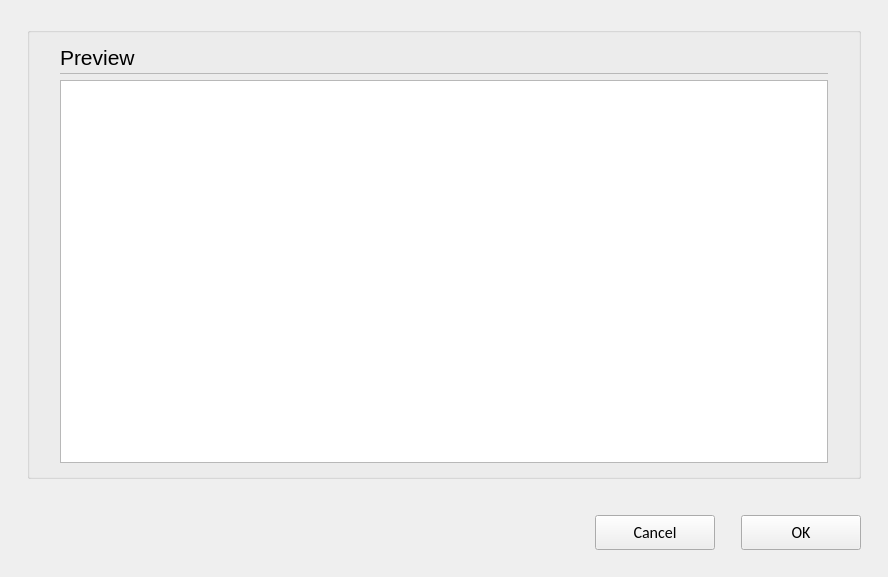
<?xml version="1.0" encoding="UTF-8"?>
<ui version="4.0">
 <class>C_SyvUpParamSetFileAddPopUp</class>
 <widget class="QWidget" name="C_SyvUpParamSetFileAddPopUp">
  <property name="geometry">
   <rect>
    <x>0</x>
    <y>0</y>
    <width>888</width>
    <height>577</height>
   </rect>
  </property>
  <property name="windowTitle">
   <string>C_SyvUpParamSetFileAddPopUp</string>
  </property>
  <layout class="QVBoxLayout" name="verticalLayout">
   <property name="leftMargin">
    <number>27</number>
   </property>
   <property name="topMargin">
    <number>27</number>
   </property>
   <property name="rightMargin">
    <number>27</number>
   </property>
   <property name="bottomMargin">
    <number>0</number>
   </property>
   <item>
    <widget class="stw_opensyde_gui_elements::C_OgeGbx" name="pc_GroupBoxGeneral_5">
     <property name="title">
      <string/>
     </property>
     <layout class="QVBoxLayout" name="verticalLayout_6">
      <property name="spacing">
       <number>0</number>
      </property>
      <property name="leftMargin">
       <number>30</number>
      </property>
      <property name="rightMargin">
       <number>30</number>
      </property>
      <property name="bottomMargin">
       <number>13</number>
      </property>
      <item>
       <layout class="QHBoxLayout" name="horizontalLayout_7" stretch="0,1">
        <property name="spacing">
         <number>6</number>
        </property>
        <item>
         <widget class="stw_opensyde_gui_elements::C_OgeLabHeadingGroupBold" name="pc_LabelHeadingPreview">
          <property name="minimumSize">
           <size>
            <width>0</width>
            <height>30</height>
           </size>
          </property>
          <property name="maximumSize">
           <size>
            <width>16777215</width>
            <height>30</height>
           </size>
          </property>
          <property name="font">
           <font>
            <family>Segoe UI</family>
            <pointsize>16</pointsize>
           </font>
          </property>
          <property name="text">
           <string>Preview</string>
          </property>
         </widget>
        </item>
        <item>
         <spacer name="horizontalSpacer_10">
          <property name="orientation">
           <enum>Qt::Horizontal</enum>
          </property>
          <property name="sizeHint" stdset="0">
           <size>
            <width>40</width>
            <height>1</height>
           </size>
          </property>
         </spacer>
        </item>
       </layout>
      </item>
      <item>
       <layout class="QHBoxLayout" name="horizontalLayout_20" stretch="0">
        <property name="spacing">
         <number>0</number>
        </property>
        <property name="topMargin">
         <number>1</number>
        </property>
        <property name="rightMargin">
         <number>0</number>
        </property>
        <property name="bottomMargin">
         <number>0</number>
        </property>
        <item>
         <widget class="stw_opensyde_gui_elements::C_OgeFrameSeparator" name="pc_Frame_3">
          <property name="minimumSize">
           <size>
            <width>0</width>
            <height>1</height>
           </size>
          </property>
          <property name="maximumSize">
           <size>
            <width>16777215</width>
            <height>1</height>
           </size>
          </property>
          <property name="frameShape">
           <enum>QFrame::StyledPanel</enum>
          </property>
          <property name="frameShadow">
           <enum>QFrame::Raised</enum>
          </property>
         </widget>
        </item>
       </layout>
      </item>
      <item>
       <spacer name="verticalSpacer_6">
        <property name="orientation">
         <enum>Qt::Vertical</enum>
        </property>
        <property name="sizeType">
         <enum>QSizePolicy::Fixed</enum>
        </property>
        <property name="sizeHint" stdset="0">
         <size>
          <width>6</width>
          <height>6</height>
         </size>
        </property>
       </spacer>
      </item>
      <item>
       <widget class="stw_opensyde_gui_elements::C_OgeTedPropertiesComment" name="pc_TextEditCompare">
        <property name="readOnly">
         <bool>true</bool>
        </property>
       </widget>
      </item>
     </layout>
    </widget>
   </item>
   <item>
    <spacer name="pc_VerticalSpacerButtonsObove">
     <property name="orientation">
      <enum>Qt::Vertical</enum>
     </property>
     <property name="sizeType">
      <enum>QSizePolicy::Fixed</enum>
     </property>
     <property name="sizeHint" stdset="0">
      <size>
       <width>20</width>
       <height>30</height>
      </size>
     </property>
    </spacer>
   </item>
   <item>
    <layout class="QHBoxLayout" name="horizontalLayout_22">
     <item>
      <spacer name="horizontalSpacer_9">
       <property name="orientation">
        <enum>Qt::Horizontal</enum>
       </property>
       <property name="sizeHint" stdset="0">
        <size>
         <width>40</width>
         <height>20</height>
        </size>
       </property>
      </spacer>
     </item>
     <item>
      <widget class="stw_opensyde_gui_elements::C_OgePubCancel" name="pc_PushButtonCancel">
       <property name="minimumSize">
        <size>
         <width>120</width>
         <height>35</height>
        </size>
       </property>
       <property name="maximumSize">
        <size>
         <width>120</width>
         <height>35</height>
        </size>
       </property>
       <property name="font">
        <font>
         <family>Calibri</family>
         <pointsize>12</pointsize>
        </font>
       </property>
       <property name="text">
        <string>Cancel</string>
       </property>
      </widget>
     </item>
     <item>
      <spacer name="horizontalSpacer_4">
       <property name="orientation">
        <enum>Qt::Horizontal</enum>
       </property>
       <property name="sizeType">
        <enum>QSizePolicy::Fixed</enum>
       </property>
       <property name="sizeHint" stdset="0">
        <size>
         <width>20</width>
         <height>20</height>
        </size>
       </property>
      </spacer>
     </item>
     <item>
      <widget class="stw_opensyde_gui_elements::C_OgePubDialog" name="pc_PushButtonOk">
       <property name="minimumSize">
        <size>
         <width>120</width>
         <height>35</height>
        </size>
       </property>
       <property name="maximumSize">
        <size>
         <width>120</width>
         <height>35</height>
        </size>
       </property>
       <property name="font">
        <font>
         <family>Calibri</family>
         <pointsize>12</pointsize>
        </font>
       </property>
       <property name="text">
        <string>OK</string>
       </property>
      </widget>
     </item>
    </layout>
   </item>
   <item>
    <spacer name="verticalSpacer_7">
     <property name="orientation">
      <enum>Qt::Vertical</enum>
     </property>
     <property name="sizeType">
      <enum>QSizePolicy::Fixed</enum>
     </property>
     <property name="sizeHint" stdset="0">
      <size>
       <width>20</width>
       <height>27</height>
      </size>
     </property>
    </spacer>
   </item>
  </layout>
 </widget>
 <customwidgets>
  <customwidget>
   <class>stw_opensyde_gui_elements::C_OgeFrameSeparator</class>
   <extends>QFrame</extends>
   <header>C_OgeFrameSeparator.h</header>
   <container>1</container>
  </customwidget>
  <customwidget>
   <class>stw_opensyde_gui_elements::C_OgeLabHeadingGroupBold</class>
   <extends>QLabel</extends>
   <header>C_OgeLabHeadingGroupBold.h</header>
  </customwidget>
  <customwidget>
   <class>stw_opensyde_gui_elements::C_OgeTedPropertiesComment</class>
   <extends>QTextEdit</extends>
   <header>C_OgeTedPropertiesComment.h</header>
  </customwidget>
  <customwidget>
   <class>stw_opensyde_gui_elements::C_OgePubDialog</class>
   <extends>QPushButton</extends>
   <header>C_OgePubDialog.h</header>
  </customwidget>
  <customwidget>
   <class>stw_opensyde_gui_elements::C_OgeGbx</class>
   <extends>QGroupBox</extends>
   <header>C_OgeGbx.h</header>
   <container>1</container>
  </customwidget>
  <customwidget>
   <class>stw_opensyde_gui_elements::C_OgePubCancel</class>
   <extends>QPushButton</extends>
   <header>C_OgePubCancel.h</header>
  </customwidget>
 </customwidgets>
 <resources/>
 <connections/>
</ui>
